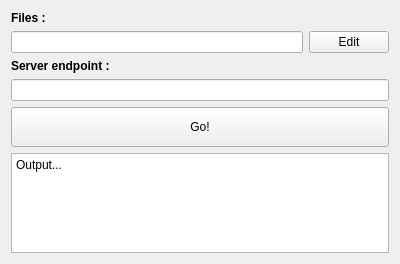
<?xml version="1.0" encoding="UTF-8"?>
<ui version="4.0">
 <class>Widget</class>
 <widget class="QWidget" name="Widget">
  <property name="geometry">
   <rect>
    <x>0</x>
    <y>0</y>
    <width>400</width>
    <height>264</height>
   </rect>
  </property>
  <property name="windowTitle">
   <string>Widget</string>
  </property>
  <layout class="QVBoxLayout" name="verticalLayout">
   <item>
    <widget class="QLabel" name="label">
     <property name="text">
      <string>&lt;html&gt;&lt;head/&gt;&lt;body&gt;&lt;p&gt;&lt;span style=&quot; font-weight:600;&quot;&gt;Files :&lt;/span&gt;&lt;/p&gt;&lt;/body&gt;&lt;/html&gt;</string>
     </property>
    </widget>
   </item>
   <item>
    <layout class="QHBoxLayout" name="horizontalLayout">
     <item>
      <widget class="QLineEdit" name="lineEdit_Files">
       <property name="readOnly">
        <bool>true</bool>
       </property>
      </widget>
     </item>
     <item>
      <widget class="QPushButton" name="pushButton_EditPath">
       <property name="text">
        <string>Edit</string>
       </property>
      </widget>
     </item>
    </layout>
   </item>
   <item>
    <widget class="QLabel" name="label_2">
     <property name="text">
      <string>&lt;html&gt;&lt;head/&gt;&lt;body&gt;&lt;p&gt;&lt;span style=&quot; font-weight:600;&quot;&gt;Server endpoint :&lt;/span&gt;&lt;/p&gt;&lt;/body&gt;&lt;/html&gt;</string>
     </property>
    </widget>
   </item>
   <item>
    <widget class="QLineEdit" name="lineEdit_Endpoint"/>
   </item>
   <item>
    <widget class="QPushButton" name="pushButton_Go">
     <property name="sizePolicy">
      <sizepolicy hsizetype="Minimum" vsizetype="Fixed">
       <horstretch>0</horstretch>
       <verstretch>0</verstretch>
      </sizepolicy>
     </property>
     <property name="minimumSize">
      <size>
       <width>0</width>
       <height>40</height>
      </size>
     </property>
     <property name="text">
      <string>Go!</string>
     </property>
    </widget>
   </item>
   <item>
    <widget class="QPlainTextEdit" name="textEdit_Output">
     <property name="enabled">
      <bool>true</bool>
     </property>
     <property name="styleSheet">
      <string notr="true"/>
     </property>
     <property name="readOnly">
      <bool>true</bool>
     </property>
     <property name="plainText">
      <string>Output...</string>
     </property>
    </widget>
   </item>
  </layout>
 </widget>
 <layoutdefault spacing="6" margin="11"/>
 <resources/>
 <connections/>
</ui>
